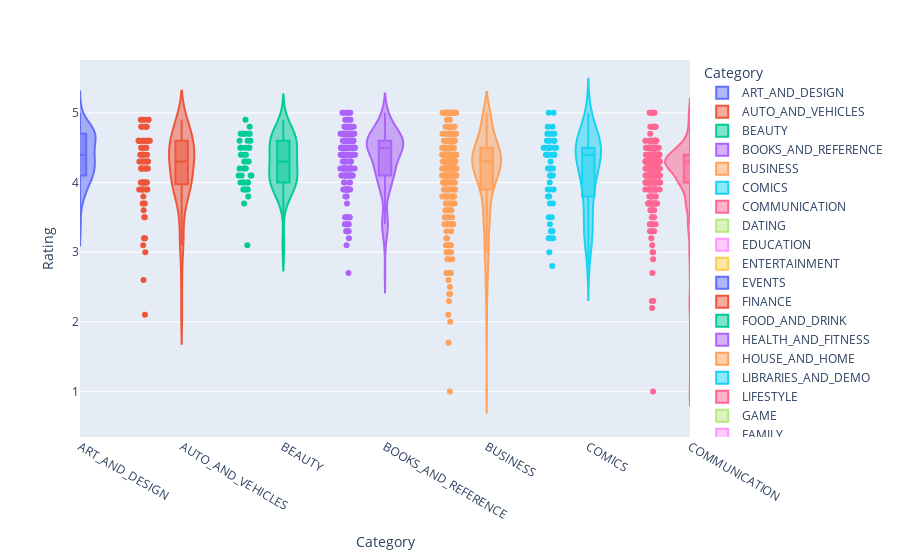

Notebook code cell kept with this figure:
### Code cell
px.violin(data_frame=dataset,x='Category',y='Rating',color='Category',range_x=[0,6],height=500,box=True,points='all')

### Figure 1 — Plotly figure (JSON) as saved in the notebook; plotly's stock layout.template omitted (floating-point values rounded to 4 significant figures; data arrays with more than 128 entries replaced by an {"elided": "..."} marker saying what was removed)
{"data": [{"alignmentgroup": "True", "box": {"visible": true}, "hovertemplate": "Category=%{x}<br>Rating=%{y}<extra></extra>", "legendgroup": "ART_AND_DESIGN", "marker": {"color": "#636efa"}, "name": "ART_AND_DESIGN", "offsetgroup": "ART_AND_DESIGN", "orientation": "v", "points": "all", "scalegroup": "True", "showlegend": true, "type": "violin", "x": ["ART_AND_DESIGN", "ART_AND_DESIGN", "ART_AND_DESIGN", "ART_AND_DESIGN", "ART_AND_DESIGN", "ART_AND_DESIGN", "ART_AND_DESIGN", "ART_AND_DESIGN", "ART_AND_DESIGN", "ART_AND_DESIGN", "ART_AND_DESIGN", "ART_AND_DESIGN", "ART_AND_DESIGN", "ART_AND_DESIGN", "ART_AND_DESIGN", "ART_AND_DESIGN", "ART_AND_DESIGN", "ART_AND_DESIGN", "ART_AND_DESIGN", "ART_AND_DESIGN", "ART_AND_DESIGN", "ART_AND_DESIGN", "ART_AND_DESIGN", "ART_AND_DESIGN", "ART_AND_DESIGN", "ART_AND_DESIGN", "ART_AND_DESIGN", "ART_AND_DESIGN", "ART_AND_DESIGN", "ART_AND_DESIGN", "ART_AND_DESIGN", "ART_AND_DESIGN", "ART_AND_DESIGN", "ART_AND_DESIGN", "ART_AND_DESIGN", "ART_AND_DESIGN", "ART_AND_DESIGN", "ART_AND_DESIGN", "ART_AND_DESIGN", "ART_AND_DESIGN", "ART_AND_DESIGN", "ART_AND_DESIGN", "ART_AND_DESIGN", "ART_AND_DESIGN", "ART_AND_DESIGN", "ART_AND_DESIGN", "ART_AND_DESIGN", "ART_AND_DESIGN", "ART_AND_DESIGN", "ART_AND_DESIGN", "ART_AND_DESIGN", "ART_AND_DESIGN", "ART_AND_DESIGN", "ART_AND_DESIGN", "ART_AND_DESIGN", "ART_AND_DESIGN", "ART_AND_DESIGN", "ART_AND_DESIGN", "ART_AND_DESIGN", "ART_AND_DESIGN", "ART_AND_DESIGN"], "x0": " ", "xaxis": "x", "y": [4.1, 3.9, 4.7, 4.5, 4.3, 4.4, 3.8, 4.1, 4.4, 4.7, 4.4, 4.4, 4.2, 4.6, 4.4, 4.7, 4.5, 4.3, 4.6, 4, 4.1, 4.7, 4.7, 4.8, 4.7, 4.1, 3.9, 4.1, 4.2, 4.1, 4.5, 4.2, 4.7, 3.8, 4.7, 4.1, 4.7, 4, 4.2, 4.5, 4.4, 3.8, 4.2, 4.7, 4.6, 4.2, 4.3, 4.8, 4.4, 4.4, 4.7, 4.7, 4.8, 4.7, 3.4, 4.8, 4, 4.8, 4.2, 4.3, 5], "y0": " ", "yaxis": "y"}, {"alignmentgroup": "True", "box": {"visible": true}, "hovertemplate": "Category=%{x}<br>Rating=%{y}<extra></extra>", "legendgroup": "AUTO_AND_VEHICLES", "marker": {"color": "#EF553B"}, "name": "AUTO_AND_VEHICLES", "offsetgroup": "AUTO_AND_VEHICLES", "orientation": "v", "points": "all", "scalegroup": "True", "showlegend": true, "type": "violin", "x": ["AUTO_AND_VEHICLES", "AUTO_AND_VEHICLES", "AUTO_AND_VEHICLES", "AUTO_AND_VEHICLES", "AUTO_AND_VEHICLES", "AUTO_AND_VEHICLES", "AUTO_AND_VEHICLES", "AUTO_AND_VEHICLES", "AUTO_AND_VEHICLES", "AUTO_AND_VEHICLES", "AUTO_AND_VEHICLES", "AUTO_AND_VEHICLES", "AUTO_AND_VEHICLES", "AUTO_AND_VEHICLES", "AUTO_AND_VEHICLES", "AUTO_AND_VEHICLES", "AUTO_AND_VEHICLES", "AUTO_AND_VEHICLES", "AUTO_AND_VEHICLES", "AUTO_AND_VEHICLES", "AUTO_AND_VEHICLES", "AUTO_AND_VEHICLES", "AUTO_AND_VEHICLES", "AUTO_AND_VEHICLES", "AUTO_AND_VEHICLES", "AUTO_AND_VEHICLES", "AUTO_AND_VEHICLES", "AUTO_AND_VEHICLES", "AUTO_AND_VEHICLES", "AUTO_AND_VEHICLES", "AUTO_AND_VEHICLES", "AUTO_AND_VEHICLES", "AUTO_AND_VEHICLES", "AUTO_AND_VEHICLES", "AUTO_AND_VEHICLES", "AUTO_AND_VEHICLES", "AUTO_AND_VEHICLES", "AUTO_AND_VEHICLES", "AUTO_AND_VEHICLES", "AUTO_AND_VEHICLES", "AUTO_AND_VEHICLES", "AUTO_AND_VEHICLES", "AUTO_AND_VEHICLES", "AUTO_AND_VEHICLES", "AUTO_AND_VEHICLES", "AUTO_AND_VEHICLES", "AUTO_AND_VEHICLES", "AUTO_AND_VEHICLES", "AUTO_AND_VEHICLES", "AUTO_AND_VEHICLES", "AUTO_AND_VEHICLES", "AUTO_AND_VEHICLES", "AUTO_AND_VEHICLES", "AUTO_AND_VEHICLES", "AUTO_AND_VEHICLES", "AUTO_AND_VEHICLES", "AUTO_AND_VEHICLES", "AUTO_AND_VEHICLES", "AUTO_AND_VEHICLES", "AUTO_AND_VEHICLES", "AUTO_AND_VEHICLES", "AUTO_AND_VEHICLES", "AUTO_AND_VEHICLES", "AUTO_AND_VEHICLES", "AUTO_AND_VEHICLES", "AUTO_AND_VEHICLES", "AUTO_AND_VEHICLES", "AUTO_AND_VEHICLES", "AUTO_AND_VEHICLES", "AUTO_AND_VEHICLES", "AUTO_AND_VEHICLES", "AUTO_AND_VEHICLES", "AUTO_AND_VEHICLES"], "x0": " ", "xaxis": "x", "y": [4.2, 4, 3.8, 4.6, 3.9, 4.3, 4.9, 4.4, 4.2, 4, 3.9, 4.6, 4.9, 4.3, 4.6, 4.9, 3.9, 4, 4.3, 3.9, 4.2, 4.8, 3.6, 4.2, 4.8, 4.8, 4.6, 4.5, 4.3, 4.5, 4.9, 3.9, 4.4, 4, 4.3, 3.7, 4.4, 4.3, 3.2, 4.6, 4.6, 4.5, 3.7, 4.6, 4.6, 4.6, 4, 4.4, 4, 4.9, 4.6, 4.5, 4, 4.4, 4.3, 4.8, 4.5, 4.8, 4.2, 3.5, 4.2, 4, 2.6, 4.2, 4.4, 4, 3.5, 3.2, 3, 3.1, 2.1, 3.9, 4.6], "y0": " ", "yaxis": "y"}, {"alignmentgroup": "True", "box": {"visible": true}, "hovertemplate": "Category=%{x}<br>Rating=%{y}<extra></extra>", "legendgroup": "BEAUTY", "marker": {"color": "#00cc96"}, "name": "BEAUTY", "offsetgroup": "BEAUTY", "orientation": "v", "points": "all", "scalegroup": "True", "showlegend": true, "type": "violin", "x": ["BEAUTY", "BEAUTY", "BEAUTY", "BEAUTY", "BEAUTY", "BEAUTY", "BEAUTY", "BEAUTY", "BEAUTY", "BEAUTY", "BEAUTY", "BEAUTY", "BEAUTY", "BEAUTY", "BEAUTY", "BEAUTY", "BEAUTY", "BEAUTY", "BEAUTY", "BEAUTY", "BEAUTY", "BEAUTY", "BEAUTY", "BEAUTY", "BEAUTY", "BEAUTY", "BEAUTY", "BEAUTY", "BEAUTY", "BEAUTY", "BEAUTY", "BEAUTY", "BEAUTY", "BEAUTY", "BEAUTY", "BEAUTY", "BEAUTY", "BEAUTY", "BEAUTY", "BEAUTY", "BEAUTY", "BEAUTY"], "x0": " ", "xaxis": "x", "y": [4.7, 4.9, 4.7, 3.9, 3.9, 4.2, 4.6, 4.3, 4.7, 4.7, 4.8, 4.2, 4.3, 4.5, 4.1, 4.2, 4.5, 4.4, 4, 4.1, 4.1, 4.4, 4.6, 4.5, 3.9, 4.4, 4.6, 3.8, 4, 4.3, 4.5, 4.1, 3.7, 4.7, 4.2, 3.1, 4, 4, 4.5, 4, 4.7, 3.9], "y0": " ", "yaxis": "y"}, {"alignmentgroup": "True", "box": {"visible": true}, "hovertemplate": "Category=%{x}<br>Rating=%{y}<extra></extra>", "legendgroup": "BOOKS_AND_REFERENCE", "marker": {"color": "#ab63fa"}, "name": "BOOKS_AND_REFERENCE", "offsetgroup": "BOOKS_AND_REFERENCE", "orientation": "v", "points": "all", "scalegroup": "True", "showlegend": true, "type": "violin", "x": {"elided": "178 str values"}, "x0": " ", "xaxis": "x", "y": {"elided": "178 float values"}, "y0": " ", "yaxis": "y"}, {"alignmentgroup": "True", "box": {"visible": true}, "hovertemplate": "Category=%{x}<br>Rating=%{y}<extra></extra>", "legendgroup": "BUSINESS", "marker": {"color": "#FFA15A"}, "name": "BUSINESS", "offsetgroup": "BUSINESS", "orientation": "v", "points": "all", "scalegroup": "True", "showlegend": true, "type": "violin", "x": {"elided": "303 str values"}, "x0": " ", "xaxis": "x", "y": {"elided": "303 float values"}, "y0": " ", "yaxis": "y"}, {"alignmentgroup": "True", "box": {"visible": true}, "hovertemplate": "Category=%{x}<br>Rating=%{y}<extra></extra>", "legendgroup": "COMICS", "marker": {"color": "#19d3f3"}, "name": "COMICS", "offsetgroup": "COMICS", "orientation": "v", "points": "all", "scalegroup": "True", "showlegend": true, "type": "violin", "x": ["COMICS", "COMICS", "COMICS", "COMICS", "COMICS", "COMICS", "COMICS", "COMICS", "COMICS", "COMICS", "COMICS", "COMICS", "COMICS", "COMICS", "COMICS", "COMICS", "COMICS", "COMICS", "COMICS", "COMICS", "COMICS", "COMICS", "COMICS", "COMICS", "COMICS", "COMICS", "COMICS", "COMICS", "COMICS", "COMICS", "COMICS", "COMICS", "COMICS", "COMICS", "COMICS", "COMICS", "COMICS", "COMICS", "COMICS", "COMICS", "COMICS", "COMICS", "COMICS", "COMICS", "COMICS", "COMICS", "COMICS", "COMICS", "COMICS", "COMICS", "COMICS", "COMICS", "COMICS", "COMICS", "COMICS", "COMICS", "COMICS", "COMICS"], "x0": " ", "xaxis": "x", "y": [4.5, 4.6, 4.7, 4.7, 4.8, 3.9, 4.1, 4.4, 4.6, 4.5, 4.7, 4.4, 4.5, 3.9, 3.2, 3.2, 4.1, 4.5, 4.2, 4.2, 3.7, 4.5, 4.6, 4.5, 4.7, 4.4, 3.5, 3.3, 4.5, 4.4, 4.2, 5, 4.4, 4.7, 4.4, 4.4, 4.6, 4.4, 4.5, 3.7, 2.8, 3.3, 4.1, 3.3, 3.9, 4, 4.8, 3, 3.2, 3.5, 4.4, 3.8, 4.3, 3.8, 4.2, 4.1, 5, 3.4], "y0": " ", "yaxis": "y"}, {"alignmentgroup": "True", "box": {"visible": true}, "hovertemplate": "Category=%{x}<br>Rating=%{y}<extra></extra>", "legendgroup": "COMMUNICATION", "marker": {"color": "#FF6692"}, "name": "COMMUNICATION", "offsetgroup": "COMMUNICATION", "orientation": "v", "points": "all", "scalegroup": "True", "showlegend": true, "type": "violin", "x": {"elided": "328 str values"}, "x0": " ", "xaxis": "x", "y": {"elided": "328 float values"}, "y0": " ", "yaxis": "y"}, {"alignmentgroup": "True", "box": {"visible": true}, "hovertemplate": "Category=%{x}<br>Rating=%{y}<extra></extra>", "legendgroup": "DATING", "marker": {"color": "#B6E880"}, "name": "DATING", "offsetgroup": "DATING", "orientation": "v", "points": "all", "scalegroup": "True", "showlegend": true, "type": "violin", "x": {"elided": "195 str values"}, "x0": " ", "xaxis": "x", "y": {"elided": "195 float values"}, "y0": " ", "yaxis": "y"}, {"alignmentgroup": "True", "box": {"visible": true}, "hovertemplate": "Category=%{x}<br>Rating=%{y}<extra></extra>", "legendgroup": "EDUCATION", "marker": {"color": "#FF97FF"}, "name": "EDUCATION", "offsetgroup": "EDUCATION", "orientation": "v", "points": "all", "scalegroup": "True", "showlegend": true, "type": "violin", "x": {"elided": "155 str values"}, "x0": " ", "xaxis": "x", "y": {"elided": "155 float values"}, "y0": " ", "yaxis": "y"}, {"alignmentgroup": "True", "box": {"visible": true}, "hovertemplate": "Category=%{x}<br>Rating=%{y}<extra></extra>", "legendgroup": "ENTERTAINMENT", "marker": {"color": "#FECB52"}, "name": "ENTERTAINMENT", "offsetgroup": "ENTERTAINMENT", "orientation": "v", "points": "all", "scalegroup": "True", "showlegend": true, "type": "violin", "x": {"elided": "149 str values"}, "x0": " ", "xaxis": "x", "y": {"elided": "149 float values"}, "y0": " ", "yaxis": "y"}, {"alignmentgroup": "True", "box": {"visible": true}, "hovertemplate": "Category=%{x}<br>Rating=%{y}<extra></extra>", "legendgroup": "EVENTS", "marker": {"color": "#636efa"}, "name": "EVENTS", "offsetgroup": "EVENTS", "orientation": "v", "points": "all", "scalegroup": "True", "showlegend": true, "type": "violin", "x": ["EVENTS", "EVENTS", "EVENTS", "EVENTS", "EVENTS", "EVENTS", "EVENTS", "EVENTS", "EVENTS", "EVENTS", "EVENTS", "EVENTS", "EVENTS", "EVENTS", "EVENTS", "EVENTS", "EVENTS", "EVENTS", "EVENTS", "EVENTS", "EVENTS", "EVENTS", "EVENTS", "EVENTS", "EVENTS", "EVENTS", "EVENTS", "EVENTS", "EVENTS", "EVENTS", "EVENTS", "EVENTS", "EVENTS", "EVENTS", "EVENTS", "EVENTS", "EVENTS", "EVENTS", "EVENTS", "EVENTS", "EVENTS", "EVENTS", "EVENTS", "EVENTS", "EVENTS"], "x0": " ", "xaxis": "x", "y": [4, 4, 4.5, 4.5, 4, 4, 4.2, 4.4, 4.6, 4.6, 4.1, 4.6, 4.4, 4.6, 4.9, 4.5, 4.6, 4.7, 4.3, 4.2, 4.3, 5, 4.4, 5, 4.5, 4.5, 4.8, 4.4, 5, 3.7, 4.1, 4.8, 4.6, 4.8, 4.7, 4, 2.9, 4.1, 4.4, 3.8, 4.3, 5, 5, 5, 4.8], "y0": " ", "yaxis": "y"}, {"alignmentgroup": "True", "box": {"visible": true}, "hovertemplate": "Category=%{x}<br>Rating=%{y}<extra></extra>", "legendgroup": "FINANCE", "marker": {"color": "#EF553B"}, "name": "FINANCE", "offsetgroup": "FINANCE", "orientation": "v", "points": "all", "scalegroup": "True", "showlegend": true, "type": "violin", "x": {"elided": "323 str values"}, "x0": " ", "xaxis": "x", "y": {"elided": "323 float values"}, "y0": " ", "yaxis": "y"}, {"alignmentgroup": "True", "box": {"visible": true}, "hovertemplate": "Category=%{x}<br>Rating=%{y}<extra></extra>", "legendgroup": "FOOD_AND_DRINK", "marker": {"color": "#00cc96"}, "name": "FOOD_AND_DRINK", "offsetgroup": "FOOD_AND_DRINK", "orientation": "v", "points": "all", "scalegroup": "True", "showlegend": true, "type": "violin", "x": ["FOOD_AND_DRINK", "FOOD_AND_DRINK", "FOOD_AND_DRINK", "FOOD_AND_DRINK", "FOOD_AND_DRINK", "FOOD_AND_DRINK", "FOOD_AND_DRINK", "FOOD_AND_DRINK", "FOOD_AND_DRINK", "FOOD_AND_DRINK", "FOOD_AND_DRINK", "FOOD_AND_DRINK", "FOOD_AND_DRINK", "FOOD_AND_DRINK", "FOOD_AND_DRINK", "FOOD_AND_DRINK", "FOOD_AND_DRINK", "FOOD_AND_DRINK", "FOOD_AND_DRINK", "FOOD_AND_DRINK", "FOOD_AND_DRINK", "FOOD_AND_DRINK", "FOOD_AND_DRINK", "FOOD_AND_DRINK", "FOOD_AND_DRINK", "FOOD_AND_DRINK", "FOOD_AND_DRINK", "FOOD_AND_DRINK", "FOOD_AND_DRINK", "FOOD_AND_DRINK", "FOOD_AND_DRINK", "FOOD_AND_DRINK", "FOOD_AND_DRINK", "FOOD_AND_DRINK", "FOOD_AND_DRINK", "FOOD_AND_DRINK", "FOOD_AND_DRINK", "FOOD_AND_DRINK", "FOOD_AND_DRINK", "FOOD_AND_DRINK", "FOOD_AND_DRINK", "FOOD_AND_DRINK", "FOOD_AND_DRINK", "FOOD_AND_DRINK", "FOOD_AND_DRINK", "FOOD_AND_DRINK", "FOOD_AND_DRINK", "FOOD_AND_DRINK", "FOOD_AND_DRINK", "FOOD_AND_DRINK", "FOOD_AND_DRINK", "FOOD_AND_DRINK", "FOOD_AND_DRINK", "FOOD_AND_DRINK", "FOOD_AND_DRINK", "FOOD_AND_DRINK", "FOOD_AND_DRINK", "FOOD_AND_DRINK", "FOOD_AND_DRINK", "FOOD_AND_DRINK", "FOOD_AND_DRINK", "FOOD_AND_DRINK", "FOOD_AND_DRINK", "FOOD_AND_DRINK", "FOOD_AND_DRINK", "FOOD_AND_DRINK", "FOOD_AND_DRINK", "FOOD_AND_DRINK", "FOOD_AND_DRINK", "FOOD_AND_DRINK", "FOOD_AND_DRINK", "FOOD_AND_DRINK", "FOOD_AND_DRINK", "FOOD_AND_DRINK", "FOOD_AND_DRINK", "FOOD_AND_DRINK", "FOOD_AND_DRINK", "FOOD_AND_DRINK", "FOOD_AND_DRINK", "FOOD_AND_DRINK", "FOOD_AND_DRINK", "FOOD_AND_DRINK", "FOOD_AND_DRINK", "FOOD_AND_DRINK", "FOOD_AND_DRINK", "FOOD_AND_DRINK", "FOOD_AND_DRINK", "FOOD_AND_DRINK", "FOOD_AND_DRINK", "FOOD_AND_DRINK", "FOOD_AND_DRINK", "FOOD_AND_DRINK", "FOOD_AND_DRINK", "FOOD_AND_DRINK", "FOOD_AND_DRINK", "FOOD_AND_DRINK", "FOOD_AND_DRINK", "FOOD_AND_DRINK", "FOOD_AND_DRINK", "FOOD_AND_DRINK", "FOOD_AND_DRINK", "FOOD_AND_DRINK", "FOOD_AND_DRINK", "FOOD_AND_DRINK", "FOOD_AND_DRINK", "FOOD_AND_DRINK", "FOOD_AND_DRINK", "FOOD_AND_DRINK", "FOOD_AND_DRINK"], "x0": " ", "xaxis": "x", "y": [3.6, 4.1, 4.6, 4.7, 4.7, 4.7, 4.7, 4.1, 3.4, 3.8, 3.7, 4.2, 3.1, 3.5, 4.7, 4.5, 4.2, 4.3, 4, 4.5, 4.6, 4.7, 4.1, 4.3, 3.8, 4.4, 4.3, 4.2, 4.3, 3.8, 4.3, 3.7, 4.5, 3.6, 4.8, 3.3, 4.7, 4.6, 4.6, 3.4, 4.6, 4, 4.1, 4.5, 4.4, 4.5, 4, 4.1, 4.5, 4.6, 4.1, 4.5, 4.6, 4.5, 4.3, 3.6, 4.4, 4.6, 4.1, 4.3, 3.9, 4.5, 4.1, 3.6, 4.7, 4.3, 4.7, 4.6, 4.4, 4.2, 4.5, 4.3, 4.2, 4.5, 4.5, 4.3, 4, 4.3, 4.3, 2.9, 1.8, 4.4, 3.7, 1.7, 5, 4.5, 4.5, 4.7, 5, 4.8, 3.7, 3.8, 3.3, 3.6, 4.1, 4.6, 4.3, 3.6, 4.5, 3.1, 3.4, 4.2, 3.8, 4.2, 4.2, 4.5, 4.4, 4, 4.6], "y0": " ", "yaxis": "y"}, {"alignmentgroup": "True", "box": {"visible": true}, "hovertemplate": "Category=%{x}<br>Rating=%{y}<extra></extra>", "legendgroup": "HEALTH_AND_FITNESS", "marker": {"color": "#ab63fa"}, "name": "HEALTH_AND_FITNESS", "offsetgroup": "HEALTH_AND_FITNESS", "orientation": "v", "points": "all", "scalegroup": "True", "showlegend": true, "type": "violin", "x": {"elided": "297 str values"}, "x0": " ", "xaxis": "x", "y": {"elided": "297 float values"}, "y0": " ", "yaxis": "y"}, {"alignmentgroup": "True", "box": {"visible": true}, "hovertemplate": "Category=%{x}<br>Rating=%{y}<extra></extra>", "legendgroup": "HOUSE_AND_HOME", "marker": {"color": "#FFA15A"}, "name": "HOUSE_AND_HOME", "offsetgroup": "HOUSE_AND_HOME", "orientation": "v", "points": "all", "scalegroup": "True", "showlegend": true, "type": "violin", "x": ["HOUSE_AND_HOME", "HOUSE_AND_HOME", "HOUSE_AND_HOME", "HOUSE_AND_HOME", "HOUSE_AND_HOME", "HOUSE_AND_HOME", "HOUSE_AND_HOME", "HOUSE_AND_HOME", "HOUSE_AND_HOME", "HOUSE_AND_HOME", "HOUSE_AND_HOME", "HOUSE_AND_HOME", "HOUSE_AND_HOME", "HOUSE_AND_HOME", "HOUSE_AND_HOME", "HOUSE_AND_HOME", "HOUSE_AND_HOME", "HOUSE_AND_HOME", "HOUSE_AND_HOME", "HOUSE_AND_HOME", "HOUSE_AND_HOME", "HOUSE_AND_HOME", "HOUSE_AND_HOME", "HOUSE_AND_HOME", "HOUSE_AND_HOME", "HOUSE_AND_HOME", "HOUSE_AND_HOME", "HOUSE_AND_HOME", "HOUSE_AND_HOME", "HOUSE_AND_HOME", "HOUSE_AND_HOME", "HOUSE_AND_HOME", "HOUSE_AND_HOME", "HOUSE_AND_HOME", "HOUSE_AND_HOME", "HOUSE_AND_HOME", "HOUSE_AND_HOME", "HOUSE_AND_HOME", "HOUSE_AND_HOME", "HOUSE_AND_HOME", "HOUSE_AND_HOME", "HOUSE_AND_HOME", "HOUSE_AND_HOME", "HOUSE_AND_HOME", "HOUSE_AND_HOME", "HOUSE_AND_HOME", "HOUSE_AND_HOME", "HOUSE_AND_HOME", "HOUSE_AND_HOME", "HOUSE_AND_HOME", "HOUSE_AND_HOME", "HOUSE_AND_HOME", "HOUSE_AND_HOME", "HOUSE_AND_HOME", "HOUSE_AND_HOME", "HOUSE_AND_HOME", "HOUSE_AND_HOME", "HOUSE_AND_HOME", "HOUSE_AND_HOME", "HOUSE_AND_HOME", "HOUSE_AND_HOME", "HOUSE_AND_HOME", "HOUSE_AND_HOME", "HOUSE_AND_HOME", "HOUSE_AND_HOME", "HOUSE_AND_HOME", "HOUSE_AND_HOME", "HOUSE_AND_HOME", "HOUSE_AND_HOME", "HOUSE_AND_HOME", "HOUSE_AND_HOME", "HOUSE_AND_HOME", "HOUSE_AND_HOME", "HOUSE_AND_HOME", "HOUSE_AND_HOME", "HOUSE_AND_HOME"], "x0": " ", "xaxis": "x", "y": [4.5, 4.8, 4.2, 4.5, 4.1, 4.1, 4, 4.3, 4.5, 4.6, 3.7, 3.7, 4.2, 4.5, 4.3, 3.9, 4.6, 4.3, 4.4, 4.6, 4.5, 3.8, 4.4, 4.7, 3.4, 4.3, 4.3, 4, 4, 3.8, 4.3, 3.6, 3.8, 4.5, 4.6, 4.5, 4.7, 4.3, 3.7, 4.2, 3.4, 3.9, 4, 4, 4, 4.6, 4, 4.1, 3.9, 4.4, 4.4, 4.3, 4.6, 4.5, 4.5, 4.5, 4.5, 4.3, 4.2, 4.4, 4.3, 4.6, 4.1, 4.5, 4, 3.4, 4.6, 4.5, 3.8, 3.8, 4.2, 4.4, 4.1, 2.8, 4.3, 3.9], "y0": " ", "yaxis": "y"}, {"alignmentgroup": "True", "box": {"visible": true}, "hovertemplate": "Category=%{x}<br>Rating=%{y}<extra></extra>", "legendgroup": "LIBRARIES_AND_DEMO", "marker": {"color": "#19d3f3"}, "name": "LIBRARIES_AND_DEMO", "offsetgroup": "LIBRARIES_AND_DEMO", "orientation": "v", "points": "all", "scalegroup": "True", "showlegend": true, "type": "violin", "x": ["LIBRARIES_AND_DEMO", "LIBRARIES_AND_DEMO", "LIBRARIES_AND_DEMO", "LIBRARIES_AND_DEMO", "LIBRARIES_AND_DEMO", "LIBRARIES_AND_DEMO", "LIBRARIES_AND_DEMO", "LIBRARIES_AND_DEMO", "LIBRARIES_AND_DEMO", "LIBRARIES_AND_DEMO", "LIBRARIES_AND_DEMO", "LIBRARIES_AND_DEMO", "LIBRARIES_AND_DEMO", "LIBRARIES_AND_DEMO", "LIBRARIES_AND_DEMO", "LIBRARIES_AND_DEMO", "LIBRARIES_AND_DEMO", "LIBRARIES_AND_DEMO", "LIBRARIES_AND_DEMO", "LIBRARIES_AND_DEMO", "LIBRARIES_AND_DEMO", "LIBRARIES_AND_DEMO", "LIBRARIES_AND_DEMO", "LIBRARIES_AND_DEMO", "LIBRARIES_AND_DEMO", "LIBRARIES_AND_DEMO", "LIBRARIES_AND_DEMO", "LIBRARIES_AND_DEMO", "LIBRARIES_AND_DEMO", "LIBRARIES_AND_DEMO", "LIBRARIES_AND_DEMO", "LIBRARIES_AND_DEMO", "LIBRARIES_AND_DEMO", "LIBRARIES_AND_DEMO", "LIBRARIES_AND_DEMO", "LIBRARIES_AND_DEMO", "LIBRARIES_AND_DEMO", "LIBRARIES_AND_DEMO", "LIBRARIES_AND_DEMO", "LIBRARIES_AND_DEMO", "LIBRARIES_AND_DEMO", "LIBRARIES_AND_DEMO", "LIBRARIES_AND_DEMO", "LIBRARIES_AND_DEMO", "LIBRARIES_AND_DEMO", "LIBRARIES_AND_DEMO", "LIBRARIES_AND_DEMO", "LIBRARIES_AND_DEMO", "LIBRARIES_AND_DEMO", "LIBRARIES_AND_DEMO", "LIBRARIES_AND_DEMO", "LIBRARIES_AND_DEMO", "LIBRARIES_AND_DEMO", "LIBRARIES_AND_DEMO", "LIBRARIES_AND_DEMO", "LIBRARIES_AND_DEMO", "LIBRARIES_AND_DEMO", "LIBRARIES_AND_DEMO", "LIBRARIES_AND_DEMO", "LIBRARIES_AND_DEMO", "LIBRARIES_AND_DEMO", "LIBRARIES_AND_DEMO", "LIBRARIES_AND_DEMO", "LIBRARIES_AND_DEMO"], "x0": " ", "xaxis": "x", "y": [3.9, 4.4, 4.6, 4.1, 3.8, 4.6, 3.5, 4.7, 4.3, 4.5, 4.4, 3.4, 4.3, 4.3, 4.6, 4.6, 4.2, 4.6, 4.4, 3.9, 4.5, 3.8, 4.3, 3.7, 5, 3.2, 4.5, 4.7, 4, 3.8, 4.7, 4.5, 4.2, 4.1, 3.1, 4.3, 4.2, 4.2, 4.1, 4, 4.4, 3.9, 4.2, 4, 4, 4.1, 4.4, 4, 3.9, 3.6, 4.4, 4.3, 4.1, 3.8, 4.1, 3.7, 3.9, 4.4, 4.2, 5, 4.5, 4.2, 4.1, 4.3], "y0": " ", "yaxis": "y"}, {"alignmentgroup": "True", "box": {"visible": true}, "hovertemplate": "Category=%{x}<br>Rating=%{y}<extra></extra>", "legendgroup": "LIFESTYLE", "marker": {"color": "#FF6692"}, "name": "LIFESTYLE", "offsetgroup": "LIFESTYLE", "orientation": "v", "points": "all", "scalegroup": "True", "showlegend": true, "type": "violin", "x": {"elided": "314 str values"}, "x0": " ", "xaxis": "x", "y": {"elided": "314 float values"}, "y0": " ", "yaxis": "y"}, {"alignmentgroup": "True", "box": {"visible": true}, "hovertemplate": "Category=%{x}<br>Rating=%{y}<extra></extra>", "legendgroup": "GAME", "marker": {"color": "#B6E880"}, "name": "GAME", "offsetgroup": "GAME", "orientation": "v", "points": "all", "scalegroup": "True", "showlegend": true, "type": "violin", "x": {"elided": "1097 str values"}, "x0": " ", "xaxis": "x", "y": {"elided": "1097 float values"}, "y0": " ", "yaxis": "y"}, {"alignmentgroup": "True", "box": {"visible": true}, "hovertemplate": "Category=%{x}<br>Rating=%{y}<extra></extra>", "legendgroup": "FAMILY", "marker": {"color": "#FF97FF"}, "name": "FAMILY", "offsetgroup": "FAMILY", "orientation": "v", "points": "all", "scalegroup": "True", "showlegend": true, "type": "violin", "x": {"elided": "1746 str values"}, "x0": " ", "xaxis": "x", "y": {"elided": "1746 float values"}, "y0": " ", "yaxis": "y"}, {"alignmentgroup": "True", "box": {"visible": true}, "hovertemplate": "Category=%{x}<br>Rating=%{y}<extra></extra>", "legendgroup": "MEDICAL", "marker": {"color": "#FECB52"}, "name": "MEDICAL", "offsetgroup": "MEDICAL", "orientation": "v", "points": "all", "scalegroup": "True", "showlegend": true, "type": "violin", "x": {"elided": "350 str values"}, "x0": " ", "xaxis": "x", "y": {"elided": "350 float values"}, "y0": " ", "yaxis": "y"}, {"alignmentgroup": "True", "box": {"visible": true}, "hovertemplate": "Category=%{x}<br>Rating=%{y}<extra></extra>", "legendgroup": "SOCIAL", "marker": {"color": "#636efa"}, "name": "SOCIAL", "offsetgroup": "SOCIAL", "orientation": "v", "points": "all", "scalegroup": "True", "showlegend": true, "type": "violin", "x": {"elided": "259 str values"}, "x0": " ", "xaxis": "x", "y": {"elided": "259 float values"}, "y0": " ", "yaxis": "y"}, {"alignmentgroup": "True", "box": {"visible": true}, "hovertemplate": "Category=%{x}<br>Rating=%{y}<extra></extra>", "legendgroup": "SHOPPING", "marker": {"color": "#EF553B"}, "name": "SHOPPING", "offsetgroup": "SHOPPING", "orientation": "v", "points": "all", "scalegroup": "True", "showlegend": true, "type": "violin", "x": {"elided": "238 str values"}, "x0": " ", "xaxis": "x", "y": {"elided": "238 float values"}, "y0": " ", "yaxis": "y"}, {"alignmentgroup": "True", "box": {"visible": true}, "hovertemplate": "Category=%{x}<br>Rating=%{y}<extra></extra>", "legendgroup": "PHOTOGRAPHY", "marker": {"color": "#00cc96"}, "name": "PHOTOGRAPHY", "offsetgroup": "PHOTOGRAPHY", "orientation": "v", "points": "all", "scalegroup": "True", "showlegend": true, "type": "violin", "x": {"elided": "317 str values"}, "x0": " ", "xaxis": "x", "y": {"elided": "317 float values"}, "y0": " ", "yaxis": "y"}, {"alignmentgroup": "True", "box": {"visible": true}, "hovertemplate": "Category=%{x}<br>Rating=%{y}<extra></extra>", "legendgroup": "SPORTS", "marker": {"color": "#ab63fa"}, "name": "SPORTS", "offsetgroup": "SPORTS", "orientation": "v", "points": "all", "scalegroup": "True", "showlegend": true, "type": "violin", "x": {"elided": "319 str values"}, "x0": " ", "xaxis": "x", "y": {"elided": "319 float values"}, "y0": " ", "yaxis": "y"}, {"alignmentgroup": "True", "box": {"visible": true}, "hovertemplate": "Category=%{x}<br>Rating=%{y}<extra></extra>", "legendgroup": "TRAVEL_AND_LOCAL", "marker": {"color": "#FFA15A"}, "name": "TRAVEL_AND_LOCAL", "offsetgroup": "TRAVEL_AND_LOCAL", "orientation": "v", "points": "all", "scalegroup": "True", "showlegend": true, "type": "violin", "x": {"elided": "226 str values"}, "x0": " ", "xaxis": "x", "y": {"elided": "226 float values"}, "y0": " ", "yaxis": "y"}, {"alignmentgroup": "True", "box": {"visible": true}, "hovertemplate": "Category=%{x}<br>Rating=%{y}<extra></extra>", "legendgroup": "TOOLS", "marker": {"color": "#19d3f3"}, "name": "TOOLS", "offsetgroup": "TOOLS", "orientation": "v", "points": "all", "scalegroup": "True", "showlegend": true, "type": "violin", "x": {"elided": "733 str values"}, "x0": " ", "xaxis": "x", "y": {"elided": "733 float values"}, "y0": " ", "yaxis": "y"}, {"alignmentgroup": "True", "box": {"visible": true}, "hovertemplate": "Category=%{x}<br>Rating=%{y}<extra></extra>", "legendgroup": "PERSONALIZATION", "marker": {"color": "#FF6692"}, "name": "PERSONALIZATION", "offsetgroup": "PERSONALIZATION", "orientation": "v", "points": "all", "scalegroup": "True", "showlegend": true, "type": "violin", "x": {"elided": "312 str values"}, "x0": " ", "xaxis": "x", "y": {"elided": "312 float values"}, "y0": " ", "yaxis": "y"}, {"alignmentgroup": "True", "box": {"visible": true}, "hovertemplate": "Category=%{x}<br>Rating=%{y}<extra></extra>", "legendgroup": "PRODUCTIVITY", "marker": {"color": "#B6E880"}, "name": "PRODUCTIVITY", "offsetgroup": "PRODUCTIVITY", "orientation": "v", "points": "all", "scalegroup": "True", "showlegend": true, "type": "violin", "x": {"elided": "351 str values"}, "x0": " ", "xaxis": "x", "y": {"elided": "351 float values"}, "y0": " ", "yaxis": "y"}, {"alignmentgroup": "True", "box": {"visible": true}, "hovertemplate": "Category=%{x}<br>Rating=%{y}<extra></extra>", "legendgroup": "PARENTING", "marker": {"color": "#FF97FF"}, "name": "PARENTING", "offsetgroup": "PARENTING", "orientation": "v", "points": "all", "scalegroup": "True", "showlegend": true, "type": "violin", "x": ["PARENTING", "PARENTING", "PARENTING", "PARENTING", "PARENTING", "PARENTING", "PARENTING", "PARENTING", "PARENTING", "PARENTING", "PARENTING", "PARENTING", "PARENTING", "PARENTING", "PARENTING", "PARENTING", "PARENTING", "PARENTING", "PARENTING", "PARENTING", "PARENTING", "PARENTING", "PARENTING", "PARENTING", "PARENTING", "PARENTING", "PARENTING", "PARENTING", "PARENTING", "PARENTING", "PARENTING", "PARENTING", "PARENTING", "PARENTING", "PARENTING", "PARENTING", "PARENTING", "PARENTING", "PARENTING", "PARENTING", "PARENTING", "PARENTING", "PARENTING", "PARENTING", "PARENTING", "PARENTING", "PARENTING", "PARENTING", "PARENTING", "PARENTING"], "x0": " ", "xaxis": "x", "y": [4.5, 3.9, 3.8, 4.6, 4.7, 4, 4.7, 4.1, 3.7, 4.1, 3.7, 4.6, 4.4, 4.6, 4.1, 4.4, 4.7, 4.4, 4.8, 4, 4.9, 4.8, 4.4, 4.7, 4.2, 4.6, 4.6, 4.5, 4.6, 4.1, 3.8, 4.8, 4.8, 4.5, 4, 4.4, 4.7, 3.9, 4.4, 4.4, 4.5, 3.1, 4.2, 4.7, 4.3, 4.7, 3.5, 2, 5, 4.1], "y0": " ", "yaxis": "y"}, {"alignmentgroup": "True", "box": {"visible": true}, "hovertemplate": "Category=%{x}<br>Rating=%{y}<extra></extra>", "legendgroup": "WEATHER", "marker": {"color": "#FECB52"}, "name": "WEATHER", "offsetgroup": "WEATHER", "orientation": "v", "points": "all", "scalegroup": "True", "showlegend": true, "type": "violin", "x": ["WEATHER", "WEATHER", "WEATHER", "WEATHER", "WEATHER", "WEATHER", "WEATHER", "WEATHER", "WEATHER", "WEATHER", "WEATHER", "WEATHER", "WEATHER", "WEATHER", "WEATHER", "WEATHER", "WEATHER", "WEATHER", "WEATHER", "WEATHER", "WEATHER", "WEATHER", "WEATHER", "WEATHER", "WEATHER", "WEATHER", "WEATHER", "WEATHER", "WEATHER", "WEATHER", "WEATHER", "WEATHER", "WEATHER", "WEATHER", "WEATHER", "WEATHER", "WEATHER", "WEATHER", "WEATHER", "WEATHER", "WEATHER", "WEATHER", "WEATHER", "WEATHER", "WEATHER", "WEATHER", "WEATHER", "WEATHER", "WEATHER", "WEATHER", "WEATHER", "WEATHER", "WEATHER", "WEATHER", "WEATHER", "WEATHER", "WEATHER", "WEATHER", "WEATHER", "WEATHER", "WEATHER", "WEATHER", "WEATHER", "WEATHER", "WEATHER", "WEATHER", "WEATHER", "WEATHER", "WEATHER", "WEATHER", "WEATHER", "WEATHER", "WEATHER", "WEATHER", "WEATHER"], "x0": " ", "xaxis": "x", "y": [4.4, 4.8, 4.4, 4.8, 4.5, 4.7, 4.5, 3.5, 4.4, 4.3, 4.4, 4.2, 4.6, 4.4, 4.4, 3.9, 4.3, 4.5, 4.2, 3.7, 4.2, 3.9, 3.6, 4.5, 4.3, 4.3, 4.2, 4.6, 4.5, 4.5, 4.2, 3.9, 4.8, 3.8, 4.5, 4.5, 4.2, 4, 4.2, 4.4, 4.5, 3.8, 4.2, 4.4, 4.5, 4.5, 4.5, 4.4, 4, 4.4, 4.2, 3.3, 4.5, 4.4, 4.7, 4.6, 4, 4.2, 3.7, 3.9, 3.7, 4.7, 4.1, 4.4, 4.4, 4.2, 3.5, 4.2, 4.2, 4.2, 4.2, 3.8, 3.8, 4.4, 3.8], "y0": " ", "yaxis": "y"}, {"alignmentgroup": "True", "box": {"visible": true}, "hovertemplate": "Category=%{x}<br>Rating=%{y}<extra></extra>", "legendgroup": "VIDEO_PLAYERS", "marker": {"color": "#636efa"}, "name": "VIDEO_PLAYERS", "offsetgroup": "VIDEO_PLAYERS", "orientation": "v", "points": "all", "scalegroup": "True", "showlegend": true, "type": "violin", "x": {"elided": "160 str values"}, "x0": " ", "xaxis": "x", "y": {"elided": "160 float values"}, "y0": " ", "yaxis": "y"}, {"alignmentgroup": "True", "box": {"visible": true}, "hovertemplate": "Category=%{x}<br>Rating=%{y}<extra></extra>", "legendgroup": "NEWS_AND_MAGAZINES", "marker": {"color": "#EF553B"}, "name": "NEWS_AND_MAGAZINES", "offsetgroup": "NEWS_AND_MAGAZINES", "orientation": "v", "points": "all", "scalegroup": "True", "showlegend": true, "type": "violin", "x": {"elided": "233 str values"}, "x0": " ", "xaxis": "x", "y": {"elided": "233 float values"}, "y0": " ", "yaxis": "y"}, {"alignmentgroup": "True", "box": {"visible": true}, "hovertemplate": "Category=%{x}<br>Rating=%{y}<extra></extra>", "legendgroup": "MAPS_AND_NAVIGATION", "marker": {"color": "#00cc96"}, "name": "MAPS_AND_NAVIGATION", "offsetgroup": "MAPS_AND_NAVIGATION", "orientation": "v", "points": "all", "scalegroup": "True", "showlegend": true, "type": "violin", "x": ["MAPS_AND_NAVIGATION", "MAPS_AND_NAVIGATION", "MAPS_AND_NAVIGATION", "MAPS_AND_NAVIGATION", "MAPS_AND_NAVIGATION", "MAPS_AND_NAVIGATION", "MAPS_AND_NAVIGATION", "MAPS_AND_NAVIGATION", "MAPS_AND_NAVIGATION", "MAPS_AND_NAVIGATION", "MAPS_AND_NAVIGATION", "MAPS_AND_NAVIGATION", "MAPS_AND_NAVIGATION", "MAPS_AND_NAVIGATION", "MAPS_AND_NAVIGATION", "MAPS_AND_NAVIGATION", "MAPS_AND_NAVIGATION", "MAPS_AND_NAVIGATION", "MAPS_AND_NAVIGATION", "MAPS_AND_NAVIGATION", "MAPS_AND_NAVIGATION", "MAPS_AND_NAVIGATION", "MAPS_AND_NAVIGATION", "MAPS_AND_NAVIGATION", "MAPS_AND_NAVIGATION", "MAPS_AND_NAVIGATION", "MAPS_AND_NAVIGATION", "MAPS_AND_NAVIGATION", "MAPS_AND_NAVIGATION", "MAPS_AND_NAVIGATION", "MAPS_AND_NAVIGATION", "MAPS_AND_NAVIGATION", "MAPS_AND_NAVIGATION", "MAPS_AND_NAVIGATION", "MAPS_AND_NAVIGATION", "MAPS_AND_NAVIGATION", "MAPS_AND_NAVIGATION", "MAPS_AND_NAVIGATION", "MAPS_AND_NAVIGATION", "MAPS_AND_NAVIGATION", "MAPS_AND_NAVIGATION", "MAPS_AND_NAVIGATION", "MAPS_AND_NAVIGATION", "MAPS_AND_NAVIGATION", "MAPS_AND_NAVIGATION", "MAPS_AND_NAVIGATION", "MAPS_AND_NAVIGATION", "MAPS_AND_NAVIGATION", "MAPS_AND_NAVIGATION", "MAPS_AND_NAVIGATION", "MAPS_AND_NAVIGATION", "MAPS_AND_NAVIGATION", "MAPS_AND_NAVIGATION", "MAPS_AND_NAVIGATION", "MAPS_AND_NAVIGATION", "MAPS_AND_NAVIGATION", "MAPS_AND_NAVIGATION", "MAPS_AND_NAVIGATION", "MAPS_AND_NAVIGATION", "MAPS_AND_NAVIGATION", "MAPS_AND_NAVIGATION", "MAPS_AND_NAVIGATION", "MAPS_AND_NAVIGATION", "MAPS_AND_NAVIGATION", "MAPS_AND_NAVIGATION", "MAPS_AND_NAVIGATION", "MAPS_AND_NAVIGATION", "MAPS_AND_NAVIGATION", "MAPS_AND_NAVIGATION", "MAPS_AND_NAVIGATION", "MAPS_AND_NAVIGATION", "MAPS_AND_NAVIGATION", "MAPS_AND_NAVIGATION", "MAPS_AND_NAVIGATION", "MAPS_AND_NAVIGATION", "MAPS_AND_NAVIGATION", "MAPS_AND_NAVIGATION", "MAPS_AND_NAVIGATION", "MAPS_AND_NAVIGATION", "MAPS_AND_NAVIGATION", "MAPS_AND_NAVIGATION", "MAPS_AND_NAVIGATION", "MAPS_AND_NAVIGATION", "MAPS_AND_NAVIGATION", "MAPS_AND_NAVIGATION", "MAPS_AND_NAVIGATION", "MAPS_AND_NAVIGATION", "MAPS_AND_NAVIGATION", "MAPS_AND_NAVIGATION", "MAPS_AND_NAVIGATION", "MAPS_AND_NAVIGATION", "MAPS_AND_NAVIGATION", "MAPS_AND_NAVIGATION", "MAPS_AND_NAVIGATION", "MAPS_AND_NAVIGATION", "MAPS_AND_NAVIGATION", "MAPS_AND_NAVIGATION", "MAPS_AND_NAVIGATION", "MAPS_AND_NAVIGATION", "MAPS_AND_NAVIGATION", "MAPS_AND_NAVIGATION", "MAPS_AND_NAVIGATION", "MAPS_AND_NAVIGATION", "MAPS_AND_NAVIGATION", "MAPS_AND_NAVIGATION", "MAPS_AND_NAVIGATION", "MAPS_AND_NAVIGATION", "MAPS_AND_NAVIGATION", "MAPS_AND_NAVIGATION", "MAPS_AND_NAVIGATION", "MAPS_AND_NAVIGATION", "MAPS_AND_NAVIGATION", "MAPS_AND_NAVIGATION", "MAPS_AND_NAVIGATION", "MAPS_AND_NAVIGATION", "MAPS_AND_NAVIGATION", "MAPS_AND_NAVIGATION", "MAPS_AND_NAVIGATION", "MAPS_AND_NAVIGATION", "MAPS_AND_NAVIGATION", "MAPS_AND_NAVIGATION", "MAPS_AND_NAVIGATION", "MAPS_AND_NAVIGATION", "MAPS_AND_NAVIGATION"], "x0": " ", "xaxis": "x", "y": [4.6, 4.2, 4.1, 4.4, 4.4, 4.2, 4.5, 4.2, 4.4, 4.4, 4, 4.3, 4.4, 4.2, 4.3, 4.1, 4.4, 4.3, 4.4, 4.2, 4.7, 4.3, 4.5, 3.7, 4.3, 4.2, 4.1, 4.5, 4.8, 4.3, 4.7, 4.3, 4.2, 3.7, 4.6, 4.5, 4.3, 4.5, 4.2, 4.2, 4.3, 4.3, 4.4, 3.7, 4.4, 4.4, 4.2, 3.5, 4.2, 4.2, 3.3, 4.1, 3.7, 3.8, 4.4, 3.3, 3.8, 4.2, 3.9, 4.4, 4.6, 4.2, 4.4, 2.8, 4.2, 4.5, 4.9, 4.2, 3, 3.9, 4.9, 4.5, 3.1, 3.9, 4.2, 3.5, 4.1, 4.2, 3, 3.3, 2.7, 4.3, 4.5, 4.6, 4.2, 3.4, 3.4, 4.6, 3.6, 3.3, 3.9, 4.5, 2.9, 4, 3.9, 1.9, 3.7, 3.6, 3.4, 4.1, 4.3, 4.5, 4.1, 4.3, 2.8, 3.9, 4.6, 4.2, 4.2, 4.6, 4.7, 4.3, 2.8, 3.6, 3.5, 3.8, 3.5, 4.5, 3.4, 3.7, 4.2, 3.6, 4, 4.3], "y0": " ", "yaxis": "y"}], "layout": {"autosize": true, "legend": {"title": {"text": "Category"}, "tracegroupgap": 0}, "margin": {"t": 60}, "violinmode": "overlay", "xaxis": {"anchor": "y", "categoryarray": ["ART_AND_DESIGN", "AUTO_AND_VEHICLES", "BEAUTY", "BOOKS_AND_REFERENCE", "BUSINESS", "COMICS", "COMMUNICATION", "DATING", "EDUCATION", "ENTERTAINMENT", "EVENTS", "FINANCE", "FOOD_AND_DRINK", "HEALTH_AND_FITNESS", "HOUSE_AND_HOME", "LIBRARIES_AND_DEMO", "LIFESTYLE", "GAME", "FAMILY", "MEDICAL", "SOCIAL", "SHOPPING", "PHOTOGRAPHY", "SPORTS", "TRAVEL_AND_LOCAL", "TOOLS", "PERSONALIZATION", "PRODUCTIVITY", "PARENTING", "WEATHER", "VIDEO_PLAYERS", "NEWS_AND_MAGAZINES", "MAPS_AND_NAVIGATION"], "categoryorder": "array", "domain": [0, 1], "range": [0, 6], "title": {"text": "Category"}, "type": "category"}, "yaxis": {"anchor": "x", "autorange": true, "domain": [0, 1], "range": [0.3466, 5.758], "title": {"text": "Rating"}, "type": "linear"}}}
